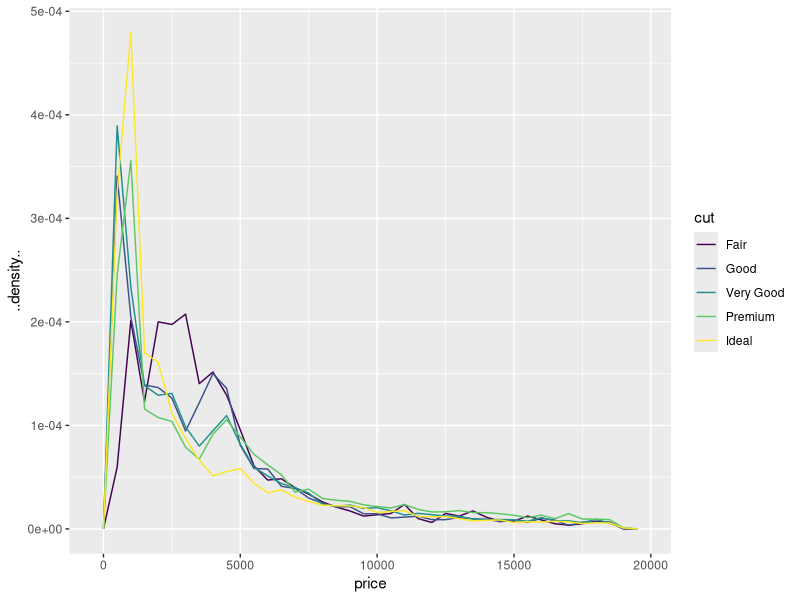
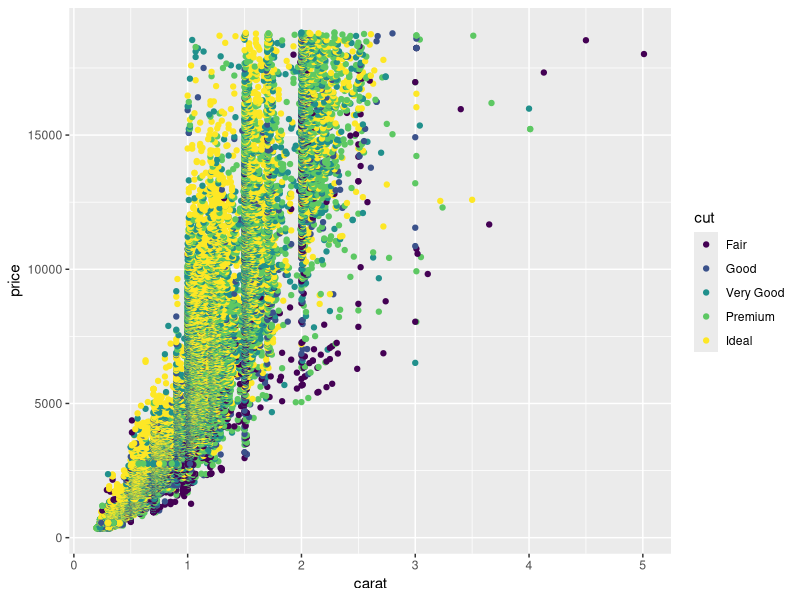
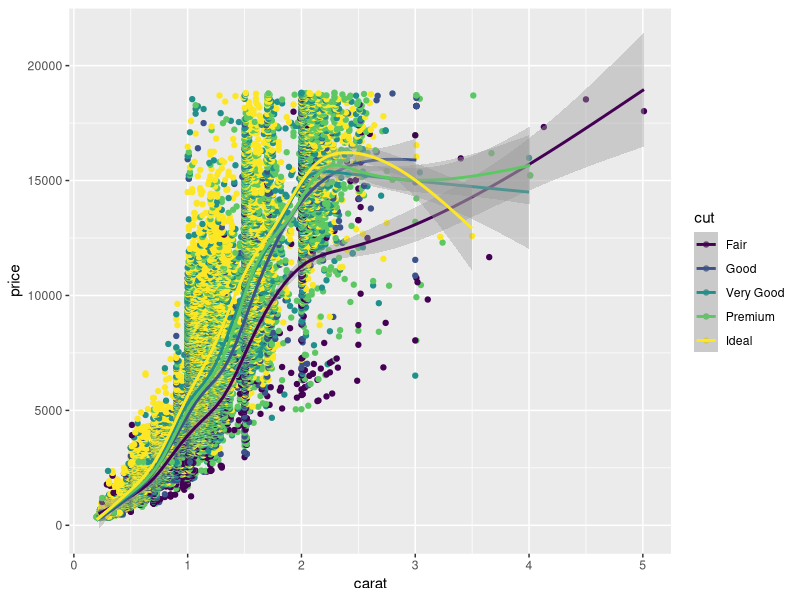
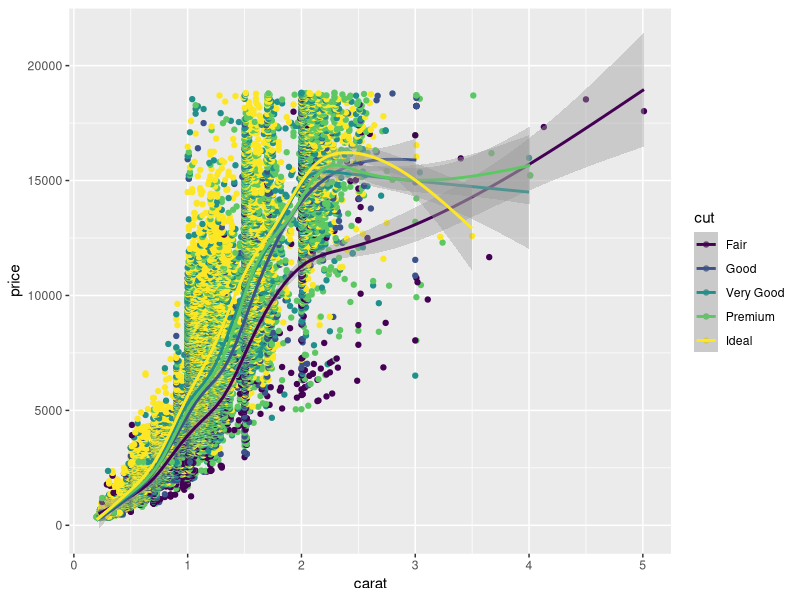
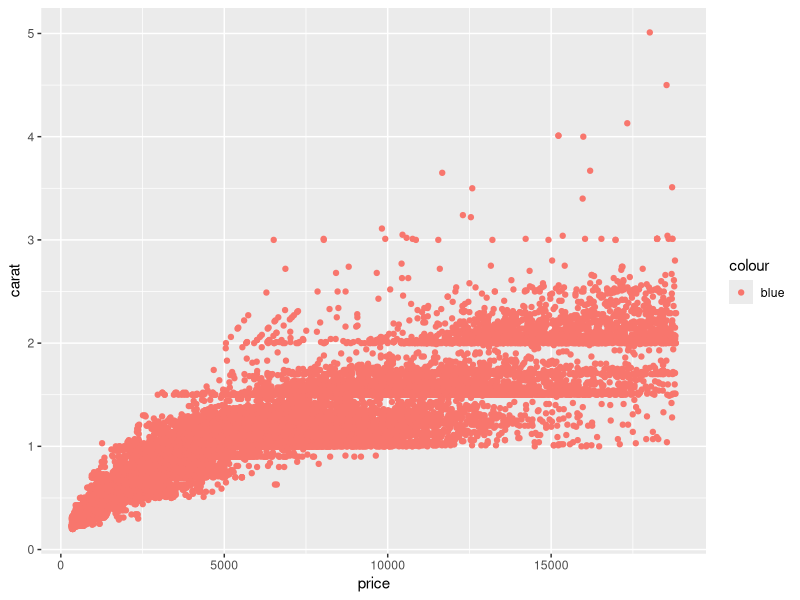
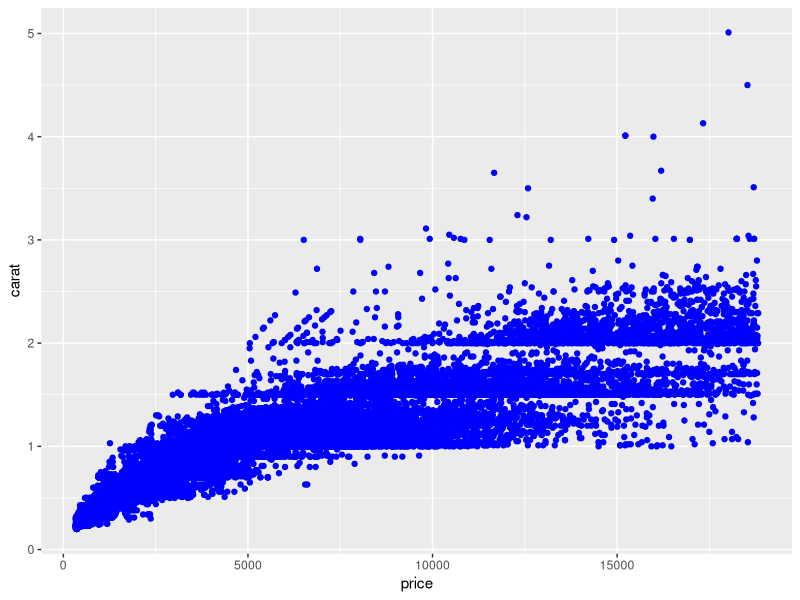
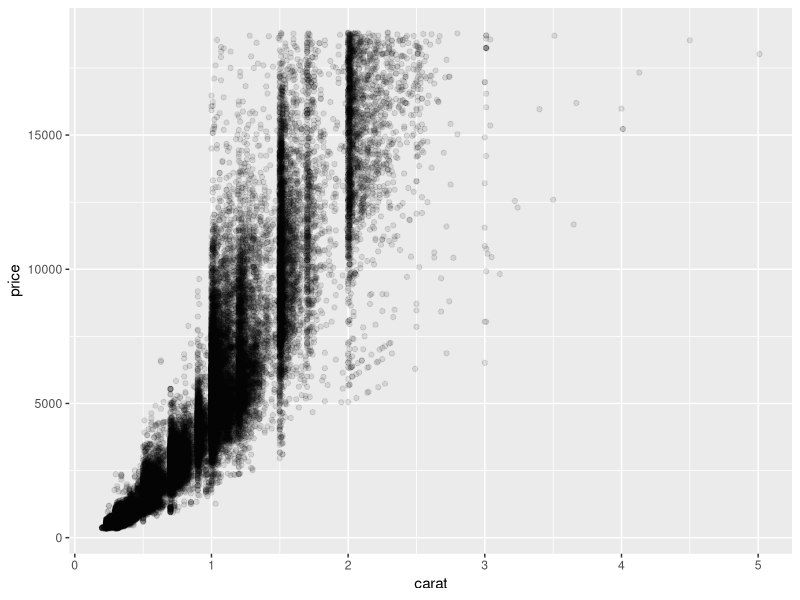
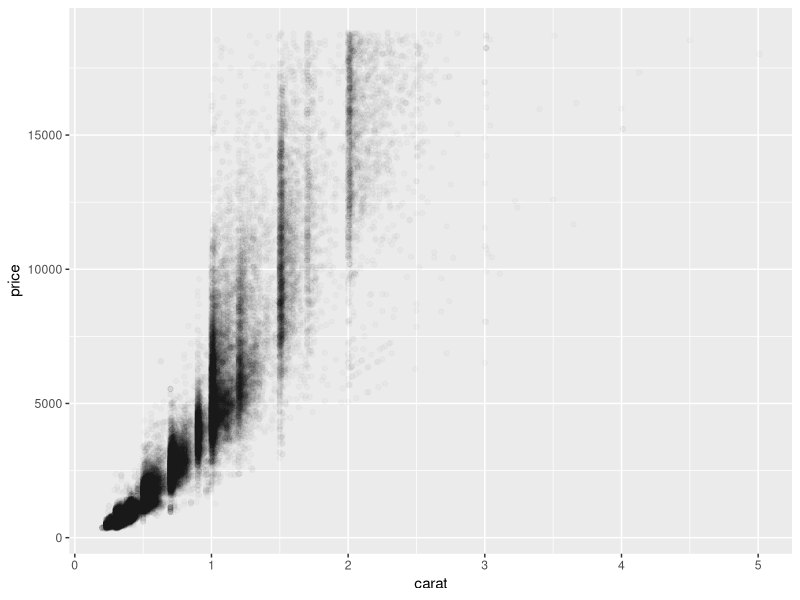

These charts were generated, in order, by the following R code:
# Lecture 3 for Hadley Wickhams' STAT 405 at Rice University
library(ggplot2)
library(plyr)
summary(diamonds)

## Why are poorer cuts more expensive
qplot(price, ..density.., data = diamonds, binwidth = 500,
      geom = "freqpoly", colour = cut)

## What variable is most important for price
qplot(carat, price, data= diamonds, color = cut)

### Two ways to add a smoothed cinditional mean
qplot(carat, price, data= diamonds, color = cut, geom = c("point", "smooth"))
qplot(carat, price, data= diamonds, color = cut) + geom_smooth()

### To set aesthetics to a particular value, you need to wrap that value in I()
qplot(price, carat, data = diamonds, colour = "blue")
qplot(price, carat, data = diamonds, colour = I("blue"))

### Practical application: varying alpha
qplot(carat, price, data = diamonds, alpha = I(1/10))
qplot(carat, price, data = diamonds, alpha = I(1/50))
qplot(carat, price, data = diamonds, alpha = I(1/100))
qplot(carat, price, data = diamonds, alpha = I(1/250))

qplot(table, price, data = diamonds)
qplot(table, price, data = diamonds,
      geom = "boxplot")

### Need to specify grouping variable: what determines which observations go into each boxplot
qplot(table, price, data = diamonds,
      geom = "boxplot", group = round_any(table, 1))
qplot(table, price, data = diamonds,
      geom = "boxplot", group = round_any(table, 1)) + xlim(50, 70)

## Subsetting
x <- sample(1:10)
y <- setNames(x, letters[1:10])

### Subsetting: How
x[1:4]
x[x == 5]
y[order(y)]
x[]
x[-1]
y["a"]
x[x]
x[x > 2 & x < 9]
x[sample(10)]
x[order(x)]
x[-(1:5)]
x["a"]
y[letters[10:1]]
x[x < 2 | x >= 8]
# x[-1:5]
x[0]

### Everything
str(diamonds[, ])
### Positive integers & nothing
diamonds[1:6, ] # same as head(diamonds)
diamonds[, 1:4] # watch out!
### Two positive integers in rows & columns
diamonds[1:10, 1:4]
### Repeating input repeats output
diamonds[c(1,1,1,2,2), 1:4]
### Negative integers drop values
diamonds[-(1:53900), -1]

### Using logicals
x_big <- diamonds$x > 10
head(x_big)
sum(x_big)
mean(x_big)
table(x_big)
diamonds$x[x_big]
diamonds[x_big, ]
small <- diamonds[diamonds$carat < 1, ]
lowqual <- diamonds[diamonds$clarity %in% c("I1", "SI2", "SI1"), ]
small <- diamonds$carat < 1 &
  diamonds$price > 500

### Exercise
logical_answer <- diamonds$x == diamonds$y & diamonds$depth > 55 & 
  diamonds$depth < 70 & diamonds$carat < mean(diamonds$carat) & 
  diamonds$cut %in% c("Good", "Very Good", "Premium", "Ideal")
diamonds[logical_answer,]
